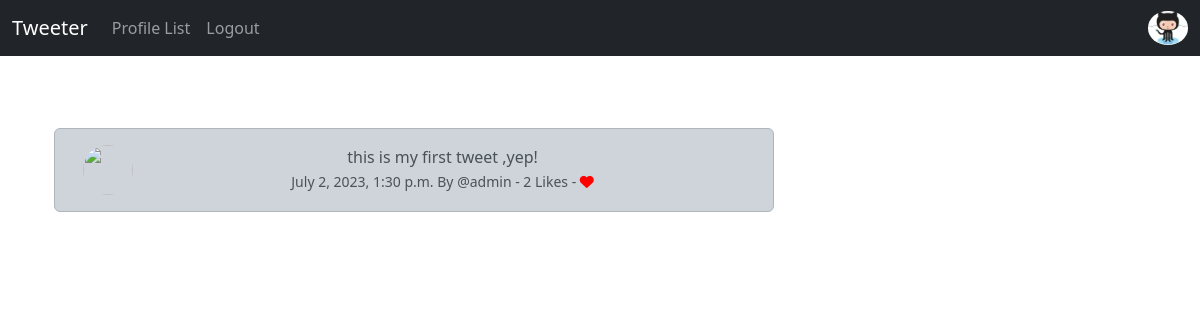
The page /tweet_show/1 (signed in) on the database its author committed.
### tweeter/models.py (models this page shows, shortened)
class Profile(models.Model):
    user = models.OneToOneField(User, on_delete=models.CASCADE)
    follows = models.ManyToManyField("self",
        related_name="followed_by",
        symmetrical=False,
        blank=True)
    date_modified = models.DateTimeField(User, auto_now=True)
    profile_image = models.ImageField(null=True, blank=True, upload_to="images/")
    profile_bio = models.CharField(null=True, blank=True, max_length=250)
    Website_link = models.CharField(null=True, blank=True, max_length=250)
    facebook_link = models.CharField(null=True, blank=True, max_length=250)
    Instagram_link = models.CharField(null=True, blank=True, max_length=250)
    linkedin_link = models.CharField(null=True, blank=True, max_length=250)

class Tweet(models.Model):
    user = models.ForeignKey(
        User, related_name="tweet",
        on_delete=models.DO_NOTHING
        )
    body = models.CharField(max_length=200)
    created_at = models.DateTimeField(auto_now_add=True)
    likes = models.ManyToManyField(User, related_name="tweet_like", blank=True)
    def number_of_likes(self):
        return self.likes.count()

### tweeter/views.py (the view)
# urls.py: path('tweet_show/<int:pk>', views.tweet_show, name="tweet_show"),
def tweet_show(request, pk):
    tweet = get_object_or_404(Tweet, id=pk)
    if tweet:
        return render(request, "show_tweet.html", {'tweet':tweet})
    else:
        messages.success(request, ("That Tweet Does Not Exist..."))
        return redirect('home')

### tweeter/templates/show_tweet.html (shortened to what this page needs)
{% extends 'base.html' %}
{% load static %}
{% block content %}
    <div class="container text-center">
        <div class="row">
            <div class="col-8">
<br/>
        <div class="alert alert-dark" role="alert">
<div class="container">
    <div class="row">
        <div class="col-1">
            {% if Tweet.user.profile.profile_img %}
            <img src="{{ Tweet.user.rofile.profile_image.url }}"
            width="50px" height"50" class="rounded-circle ">
            {% else %}
            <img style="width: 50px; height: 50px; border-radius: 50% ;"
            src="{{ profile.profile_image.url  }}">
            {% endif %}
        </div>
        <div class="col-11">
            {{ tweet.body }}<br/>
            <small class="text-muted">
                {{ tweet.created_at}} By
                @{{tweet.user.username}}
                - {{ tweet.number_of_likes }} Likes -
                {% if user in tweet.likes.all  %}
                <a href="{% url 'tweet_like' tweet.id %}">
                 <i class="fa-solid fa-heart" style="color:red;"></i>
                </a>
                {% else %}
                <a href="{% url 'tweet_like' tweet.id %}">
                 <i class="fa fa-heart-o" style="color:red;"></i>
                </a>
                {% endif %}
            </small>
        </div><br/><br/>
            </div>
        </div>
    </div>
</div>
<div class="col-4">
    <br/><br/><br/>
</div>
{% endblock %}

### tweeter/templates/navbar.html (shortened to what this page needs)
{% load static %}
<nav class="navbar navbar-expand-lg navbar-dark bg-dark">
    <div class="container-fluid">
      <a class="navbar-brand" href="{% url 'home' %}">Tweeter</a>
      <div class="collapse navbar-collapse" id="navbarSupportedContent">
        <ul class="navbar-nav me-auto mb-2 mb-lg-0">
            <li class="nav-item">
                <a class="nav-link"
                href="{% url 'profile_list' %}">Profile List </a>
            </li>
            {% if user.is_authenticated %}
            <li class="nav-item">
              <a class="nav-link"
              href="{% url 'logout' %}">Logout</a>
            </li>
             {% endif %}
        </ul>
        {% if user.is_authenticated %}
          <ul class="navbar-nav ml-auto">
            <li class"nav-link navbar-brand" >
              <a href="{% url 'profile' request.user.id %}">
  {% if user.profile.profile_image %}
  <img src="{{ user.profile.profile_image.url }}"class="rounded-circle" width="40px">
  {% else %}
  <img src="{% static 'images/none photo.png' %}" class="img-fluid rounded-circle" alt="Profile Image " width="40px">
  {% endif %}
              </a>
            </li>
          </ul>
        {% endif %}
      </div>
    </div>
  </nav>

### rows shown on the page
Tweet: body "this is my first tweet ,yep!", created_at "July 2, 2023, 1:30 p.m.", user.username "admin", number_of_likes "2"
